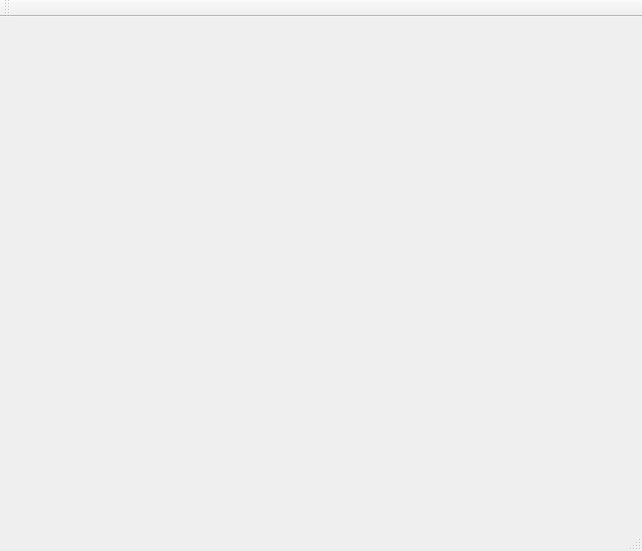
<?xml version="1.0" encoding="UTF-8"?>
<ui version="4.0">
 <class>MainWindow</class>
 <widget class="QMainWindow" name="MainWindow">
  <property name="geometry">
   <rect>
    <x>0</x>
    <y>0</y>
    <width>642</width>
    <height>551</height>
   </rect>
  </property>
  <property name="mouseTracking">
   <bool>false</bool>
  </property>
  <property name="windowTitle">
   <string>MainWindow</string>
  </property>
  <widget class="QWidget" name="centralWidget">
   <property name="mouseTracking">
    <bool>false</bool>
   </property>
  </widget>
  <widget class="QMenuBar" name="menuBar">
   <property name="geometry">
    <rect>
     <x>0</x>
     <y>0</y>
     <width>642</width>
     <height>26</height>
    </rect>
   </property>
  </widget>
  <widget class="QToolBar" name="mainToolBar">
   <attribute name="toolBarArea">
    <enum>TopToolBarArea</enum>
   </attribute>
   <attribute name="toolBarBreak">
    <bool>false</bool>
   </attribute>
  </widget>
  <widget class="QStatusBar" name="statusBar"/>
 </widget>
 <layoutdefault spacing="6" margin="11"/>
 <resources/>
 <connections/>
</ui>
